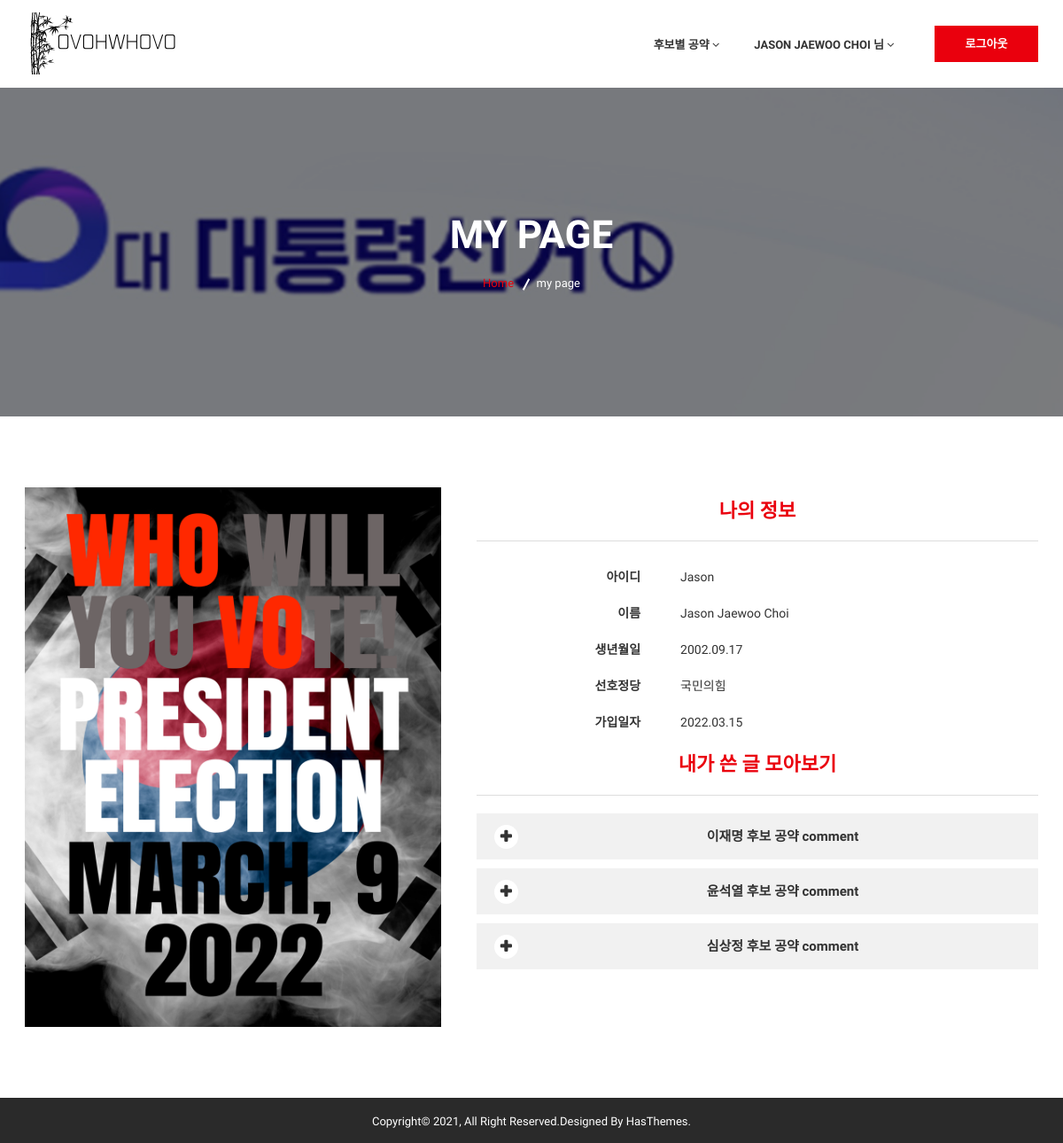
/user/change/ (signed in), run on the app's committed database.
### userApp/models.py (models this page shows)
class WebMember(models.Model):
    member_id = models.TextField(max_length=100, primary_key=True)
    member_pwd = models.TextField(max_length=100, blank=False, null=False)
    member_name = models.TextField(max_length=100, blank=False, null=False)
    member_poli = models.TextField(max_length=100, blank=False, null=False)
    member_age = models.DateField()
    member_regdate = models.DateTimeField(auto_now=True)

### userApp/views.py (the view)
# urls.py: path('change/', views.mypage, name='change'),
def mypage(request) :
    print(">>>> mypage")
    if request.session.get('member_name') :
        id = request.session.get('member_id')
        print('>>> our member', id)
        user = WebMember.objects.get(member_id=id)
        cand1posts = Post.objects.filter(writer_id=id, candidate_num=1).order_by('detail_num')
        cand2posts = Post.objects.filter(writer_id=id, candidate_num=2).order_by('detail_num')
        cand2detailNum = Post.objects.filter(writer_id=id, candidate_num=2).values('detail_num').order_by('detail_num')
        cand3posts = Post.objects.filter(writer_id=id, candidate_num=3).order_by('detail_num')
        context = {
            'session_member_name': request.session.get('member_name'),
            'session_member_id': request.session.get('member_id'),
            'user' : user,
            'cand1posts' : cand1posts,
            'cand2posts' : cand2posts,
            'cand3posts' : cand3posts,
        }
        return render(request, 'user/mypage.html', context)

### userApp/templates/user/mypage.html (shortened to what this page needs)
{% load static %}
<!doctype html>
<html class="no-js" lang="en">
    <head>
        <link rel="stylesheet" href="{% static 'css/bootstrap.min.css' %}">
        <link rel="stylesheet" href="{% static 'css/font-awesome.min.css' %}">
        <link rel="stylesheet" href="{% static 'css/meanmenu.min.css' %}">
        <link rel="stylesheet" href="{% static 'css/owl.carousel.min.css' %}">
		<link rel="stylesheet" href="{% static 'lib/css/nivo-slider.css' %}" type="text/css" />
		<link rel="stylesheet" href="{% static 'lib/css/preview.css' %}" type="text/css" media="screen" />
        <link rel="stylesheet" href="{% static 'css/chosen.min.css' %}">
        <link rel="stylesheet" href="{% static 'css/animate.css' %}">
        <link rel="stylesheet" href="{% static 'css/magnific-popup.css' %}">
        <link rel="stylesheet" href="{% static 'css/normalize.css' %}">
        <link rel="stylesheet" href="{% static 'css/main.css' %}">
        <link rel="stylesheet" href="{% static 'style.css' %}">
        <link rel="stylesheet" href="{% static 'css/responsive.css' %}">
    </head>
    <body>
        <div class="wrapper">
            <header class="header-area">
                <div class="header-bottom stick-h2">
                    <div class="container">
                        <div class="row">
                            <div class="col-lg-12">
                                <div class="logo floatleft">
                                    <a href="../../whovo/">
                                        <img alt="" src="{% static 'img/logo/whovologo.png' %}">
                                    </a>
                                </div>
                                <div class="header-search floatright">
                                    {% if session_member_name %}
                                    <div class="header-button floatright">
                                        <a href="../../user/logout">로그아웃</a>
                                    </div>
                                    {% else %}
                                    <div class="header-button floatright">
                                        <a href="../../user/index">로그인</a>
                                    </div>
                                    {% endif %}
                                </div>
                                <div class="main-menu floatright">
                                    <nav>
                                        <ul>
                                            <li><a href=""> 후보별 공약 <i class="fa fa-angle-down" aria-hidden="true"></i></a>
                                            </li>
                                            {% if session_member_name %}
                                            <li><a href=""> {{ session_member_name }} 님 <i class="fa fa-angle-down" aria-hidden="true"></i></a>
                                            </li>
                                            {% endif %}
                                        </ul>
                                    </nav>
                                </div>
                            </div>
                        </div>
                    </div>
                </div>
            </header>
            <section class="breadcrumbs-area ptb-140 about-bg">
                <div class="container">
                    <div class="row">
                        <div class="col-lg-12 text-center">
                            <div class="breadcrumbs">
                                <h2 class="page-title">MY PAGE</h2>
                                <ul>
                                    <li><a href="../../whovo/">Home</a></li>
                                    <li>my page</li>
                                </ul>
                            </div>
                        </div>
                    </div>
                </div>
            </section>
            <section class="team-details-area ptb-80">
                <div class="container">
                    <div class="row">
                        <div class="col-lg-12">
                            <div class="tab-content2 tab-content">
                                <div role="tabpanel" class="tab-pane active" id="one">
                                    <div class="tab-img2">
                                        <img src="{% static 'img/banner/POS5.png' %}" alt="">
                                    </div>
                                    <div class="team-details-all fix">
                                        <div class="team-details-top">
                                            <div class="team-details-text" align="center">
                                                <h3>나의 정보</h3>
                                                    <table>
                                                        <tbody>
                                                            <tr>
                                                                <th scope="row"><b>아이디</b></th>
                                                                <td>{{ session_member_id }}</td>
                                                            </tr>
                                                            <tr>
                                                                <th scope="row"><b>이름</b></th>
                                                                <td>{{session_member_name}}</td>
                                                            </tr>
                                                            <tr>
                                                                <th scope="row"><b>생년월일</b></th>
                                                                <td>{{user.member_age|date:'Y.m.d'}}</td>
                                                            </tr>
                                                            <tr>
                                                                <th scope="row"><b>선호정당</b></th>
                                                                <td>{{user.member_poli}}</td>
                                                            </tr>
                                                            <tr>
                                                                <th scope="row"><b>가입일자</b></th>
                                                                <td>{{user.member_regdate|date:'Y.m.d'}}</td>
                                                            </tr>
                                                        </tbody>
                                                    </table>
                                            </div>
                                        </div>
                                        <div class="team-details-top">
                                            <div class="team-details-text" align="center">
                                                <h3>내가 쓴 글 모아보기</h3>
                                                <div class="col-lg-6 col-md-6" style="width: 100%;">
                                                    <div class="faq-accordion">
                                                        <div class="panel-group" id="accordion" role="tablist" aria-multiselectable="true">
                                                            <div class="panel sauget-accordion">
                                                                <div class="panel-heading" role="tab" id="headingOne">
                                                                    <h4 class="panel-title">
                                                                        <a class="collapsed" data-bs-toggle="collapse" href="#checkoutMethod" aria-expanded="false" aria-controls="checkoutMethod">
                                                                            이재명 후보 공약 comment
                                                                        </a>
                                                                    </h4>
                                                                </div>
                                                            </div>
                                                            <div class="panel sauget-accordion">
                                                                <div class="panel-heading" role="tab" id="headingTwo">
                                                                    <h4 class="panel-title">
                                                                        <a class="collapsed" data-bs-toggle="collapse" href="#billingInformation" aria-expanded="false" aria-controls="billingInformation">
                                                                            윤석열 후보 공약 comment
                                                                        </a>
                                                                    </h4>
                                                                </div>
                                                            </div>
                                                            <div class="panel sauget-accordion">
                                                                <div class="panel-heading" role="tab" id="headingThree">
                                                                    <h4 class="panel-title">
                                                                        <a class="collapsed" data-bs-toggle="collapse" href="#shippingMethod" aria-expanded="false" aria-controls="shippingMethod">
                                                                            심상정 후보 공약 comment
                                                                        </a>
                                                                    </h4>
                                                                </div>
                                                            </div>
                                                        </div>
                                                    </div>
                                                </div>
                                            </div>
                                        </div>
                                    </div>
                                </div>
                            </div>
                        </div>
                    </div>
                </div>
            </section>
            <footer id="footer" class="social-area">
                <div class="footer-bottom">
                    <div class="container">
                        <div class="row">
                            <div class="footer-bottom-all">
                                <div class="col-lg-12 col-12 col-md-12">
                                    <div class="copyright-text text-center">
                                        <p>Copyright© 2021, All Right Reserved.Designed by <a href="https://hasthemes.com/"> HasThemes.</a></p>
                                    </div>
                                </div>
                            </div>
                        </div>
                    </div>
                </div>
            </footer>
        </div>
    </body>
</html>

### bbsApp/static/css/main.css (style rules this page uses)
html { color: #222; font-size: 1em; line-height: 1.4; }
audio, canvas, iframe, img, svg, video { vertical-align: middle; }

### bbsApp/static/css/responsive.css (style rules this page uses)
@media (min-width: 1170px) and (max-width: 1450px) { .main-menu ul li { margin-left: 39px; } }

### userApp/templates/user/mypage.html (style rules this page uses)
table { width:100% }
th, td { padding: 10px 5px; }
th { text-align:right; font-size:bold; width:30%; }
td { text-align:left; width:70%; padding-left: 40px; }

### data on the page
WebMember: member_name "JASON JAEWOO CHOI", member_name "Jason Jaewoo Choi", member_age "2002.09.17", member_poli "국민의힘", member_regdate "2022.03.15"

### other printed values
{{ session_member_id }} "Jason"
